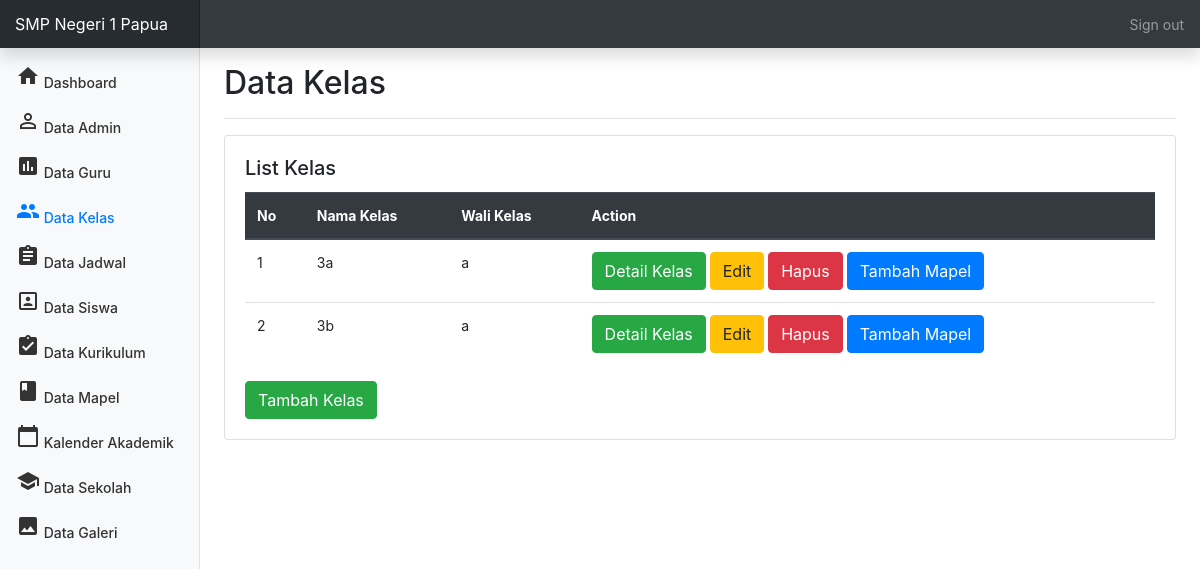
Screenshot of /index.php/kelas/data_kelas with the database file from the repository.
### tables this page shows
CREATE TABLE `tblsekolah` (
  `id_sekolah` int(11) NOT NULL,
  `nama_sekolah` varchar(30) NOT NULL,
  `npsn` varchar(30) NOT NULL,
  `nss` varchar(30) NOT NULL,
  `alamat_sekolah` text NOT NULL,
  `kode_pos` varchar(19) NOT NULL,
  `no_telp` varchar(15) NOT NULL,
  `kelurahan` varchar(20) NOT NULL,
  `kecamatan` varchar(20) NOT NULL,
  `kabupaten` varchar(30) NOT NULL,
  `provinsi` varchar(30) NOT NULL,
  `website` varchar(30) NOT NULL DEFAULT '',
  `email` varchar(40) NOT NULL DEFAULT '',
  `visi` text NOT NULL,
  `misi` text NOT NULL
);

CREATE TABLE `tblkelas` (
  `id_kelas` int(11) NOT NULL,
  `nama_kelas` varchar(3) NOT NULL,
  `wali_kelas` varchar(20) NOT NULL,
  `mapel` text NOT NULL
);

CREATE TABLE `tblguru` (
  `id_guru` varchar(6) NOT NULL,
  `nip` varchar(20) NOT NULL,
  `nama_guru` varchar(40) NOT NULL,
  `tempat_lahir` varchar(40) NOT NULL,
  `tgl_lahir` date NOT NULL,
  `alamat` text NOT NULL,
  `jabatan` varchar(40) NOT NULL,
  `no_telp` varchar(15) NOT NULL,
  `jenis_kelamin` varchar(15) NOT NULL,
  `agama` varchar(20) NOT NULL,
  `foto` varchar(40) NOT NULL DEFAULT 'default.png',
  `password` varchar(30) NOT NULL
);

### application/controllers/Kelas.php (called while the page is built, shortened)
<?php
class Kelas extends CI_Controller {
public function __construct()
    {
		$this->load->model('m_kelas');
		$this->load->model('m_siswa');
		$this->load->model('m_default');
    }
public function data_kelas()
	{
		$data['judul']="Data Kelas";
		$data['active8']='active';
		$data['konten']="data_kelas";
		$data['list_kelas']=$this->m_kelas->get_data_kelas()->result_array();
		$this->load->view('template',$data);
	}
}
?>

### index.php (called while the page is built, shortened)
<?php
require_once BASEPATH.'core/CodeIgniter.php';

### application/models/M_default.php (called while the page is built, shortened)
<?php
class M_default extends CI_Model {
public function get_data($table){
		return $this->db->get($table);
	}
}
?>

### application/models/M_kelas.php (called while the page is built, shortened)
<?php
class M_kelas extends CI_Model {
public function get_data_kelas()
	{
		return $this->db->query("SELECT * from tblkelas join tblguru on wali_kelas=tblguru.id_guru order by nama_kelas ASC");
	}
}
?>

### application/views/data_kelas.php (the view, shortened to what this page needs)
  <div class="card">
  <div class="card-body">
    <h5 class="card-title">List Kelas</h5>
    <table class="table">
  <thead class="thead-dark">
    <tr>
      <th>No</th>
      <th>Nama Kelas</th>
      <th>Wali Kelas</th>
      <th>Action</th>
    </tr>
  </thead>
  <tbody>
      <?php
      $i=1;
        foreach ($list_kelas as $row) {
          ?>
          <tr>
          <td><?=$i?></td>
          <td><?=$row['nama_kelas']?></td>
          <td><?=$row['nama_guru']?></td>
          <td>
          <button class="btn btn-success" type="button" data-toggle="modal" data-target="#detailkelas<?=$i?>">Detail Kelas</button>
            <button class="btn btn-warning" type="button" data-toggle="modal" data-target="#edit<?=$i?>">Edit</button>
            <a href="<?=base_url('index.php/kelas/hapus_kelas/').$row['id_kelas']?>">
            <button class="btn btn-danger">Hapus</button></a>
          <button class="btn btn-primary" type="button" data-toggle="modal" data-target="#tambahmapel<?=$i?>">Tambah Mapel</button>
        </td>
          </tr>
          <?php
        $i++;
        }
      ?>
  </tbody>
</table>
  <div class="row">
    <div class="col-md-3">
    <button class="btn btn-success" type="button" data-toggle="modal" data-target="#tambah_kelas">
    Tambah Kelas
  </button>
    </div>
  </div>
  </div>
</div>

### application/views/template.php (shortened to what this page needs)
<!doctype html>
<html lang="en">
  <head>
<link href="<?=base_url('assets/css/bootstrap.min.css')?>" rel="stylesheet">
    <link href="<?=base_url('assets/css/dashboard.css')?>" rel="stylesheet">
  </head>
  <body>
    <nav class="navbar navbar-dark fixed-top bg-dark flex-md-nowrap p-0 shadow">
  <a class="navbar-brand col-sm-3 col-md-2 mr-0" href="<?=base_url()?>"><?php
  $nav=$this->m_default->get_data('tblsekolah');
  if($nav->num_rows()==0){
    echo 'Akademik SD';
  }
  else{
   $a=$nav->row_array();
   echo $a['nama_sekolah'];
  }
  ?></a>
  <ul class="navbar-nav px-3">
    <li class="nav-item text-nowrap">
      <a class="nav-link" href="<?=base_url('index.php/user/logout')?>">Sign out</a>
    </li>
  </ul>
</nav>
<div class="container-fluid">
  <div class="row">
    <nav class="col-md-2 d-none d-md-block bg-light sidebar">
      <div class="sidebar-sticky">
        <ul class="nav flex-column">
           <li class="nav-item">
            <a class="nav-link <?=@$active1?>" href="<?=base_url('index.php/user')?>">
              <i class="material-icons">home</i>
              Dashboard
            </a>
          </li>
          <?php
          if($this->session->userdata('tipe')=='siswa')
          {
            ?>
                <li class="nav-item">
            <a class="nav-link <?=@$active11?>" href="<?=base_url('index.php/kalender/view_kalender')?>">
              <i class="material-icons">calendar_today</i>
              Kalender Akademik
            </a>
          </li>
            <li class="nav-item">
            <a class="nav-link <?=@$active14?>" href="<?=base_url('index.php/siswa/profil_siswa')?>">
              <i class="material-icons">perm_identity</i>
              Profil Siswa
            </a>
          </li>
          <li class="nav-item">
            <a class="nav-link <?=@$active12?>" href="<?=base_url('index.php/nilai/profil_nilai_siswa')?>">
              <i class="material-icons">pie_chart</i>
              Nilai Siswa
            </a>
          </li>
          <li class="nav-item">
            <a class="nav-link <?=@$active9?>" href="<?=base_url('index.php/jadwal/data_jadwal')?>">
              <i class="material-icons">assignment</i>
              Jadwal Mata Pelajaran
            </a>
          </li>
            <?php
          }else{
            ?>
            <li class="nav-item">
            <a class="nav-link <?=@$active10?>" href="<?=base_url('index.php/admin/data_admin')?>">
              <i class="material-icons">perm_identity</i>
              Data Admin
            </a>
          </li>
          <li class="nav-item">
            <a class="nav-link <?=@$active2?>" href="<?=base_url('index.php/guru/data_guru')?>">
              <i class="material-icons">assessment</i>
              Data Guru
            </a>
          </li>
          <li class="nav-item">
            <a class="nav-link <?=@$active8?>" href="<?=base_url('index.php/kelas/data_kelas')?>">
              <i class="material-icons">group</i>
              Data Kelas
            </a>
          </li>
          <li class="nav-item">
            <a class="nav-link <?=@$active9?>" href="<?=base_url('index.php/jadwal/data_jadwal')?>">
              <i class="material-icons">assignment</i>
              Data Jadwal
            </a>
          </li>
          <li class="nav-item">
            <a class="nav-link <?=@$active3?>" href="<?=base_url('index.php/siswa/data_siswa')?>">
              <i class="material-icons">portrait</i>
              Data Siswa
            </a>
          </li>
          <li class="nav-item">
            <a class="nav-link <?=@$active4?>" href="<?=base_url('index.php/kurikulum/data_kurikulum')?>">
              <i class="material-icons">assignment_turned_in</i>
              Data Kurikulum
            </a>
          </li>
          <li class="nav-item">
            <a class="nav-link <?=@$active5?>" href="<?=base_url('index.php/mapel/data_mapel')?>">
              <i class="material-icons">book</i>
              Data Mapel
            </a>
          </li>
          <li class="nav-item">
            <a class="nav-link <?=@$active11?>" href="<?=base_url('index.php/kalender/data_kalender')?>">
              <i class="material-icons">calendar_today</i>
              Kalender Akademik
            </a>
          </li>
          <li class="nav-item">
            <a class="nav-link <?=@$active7?>" href="<?=base_url('index.php/sekolah/data_sekolah')?>">
              <i class="material-icons">school</i>
              Data Sekolah
            </a>
          </li>
          <li class="nav-item">
            <a class="nav-link <?=@$active13?>" href="<?=base_url('index.php/galeri/data_galeri')?>">
              <i class="material-icons">insert_photo</i>
              Data Galeri
            </a>
          </li>
            <?php
          }
          ?>
        </ul>
      </div>
    </nav>
<main role="main" class="col-md-9 ml-sm-auto col-lg-10 px-4">
      <div class="d-flex justify-content-between flex-wrap flex-md-nowrap align-items-center pt-3 pb-2 mb-3 border-bottom">
        <h1 class="h2"><?=@$judul?></h1>
      </div>
    <?php
    $this->load->view($konten);
    ?>
  </main>
  </div>
</div>
</body>
</html>

### assets/css/dashboard.css (style rules this page uses)
body { font-size: .875rem; }
.sidebar { position: fixed; top: 0; bottom: 0; left: 0; z-index: 100; padding: 48px 0 0; box-shadow: inset -1px 0 0 rgba(0, 0, 0, .1); }
.sidebar-sticky { position: relative; top: 0; height: calc(100vh - 48px); padding-top: .5rem; overflow-x: hidden; overflow-y: auto; }
.sidebar .nav-link { font-weight: 500; color: #333; }
.sidebar .nav-link.active { color: #007bff; }
[role="main"] { padding-top: 133px; }
@media (min-width: 768px) { [role="main"] { padding-top: 48px; } }
.navbar-brand { padding-top: .75rem; padding-bottom: .75rem; font-size: 1rem; background-color: rgba(0, 0, 0, .25); box-shadow: inset -1px 0 0 rgba(0, 0, 0, .25); }

### rows the page displays
tblsekolah: nama_sekolah "SMP Negeri 1 Papua"
tblkelas: nama_kelas "3a", wali_kelas.nama_guru "a"
tblkelas: nama_kelas "3b", wali_kelas.nama_guru "a"
